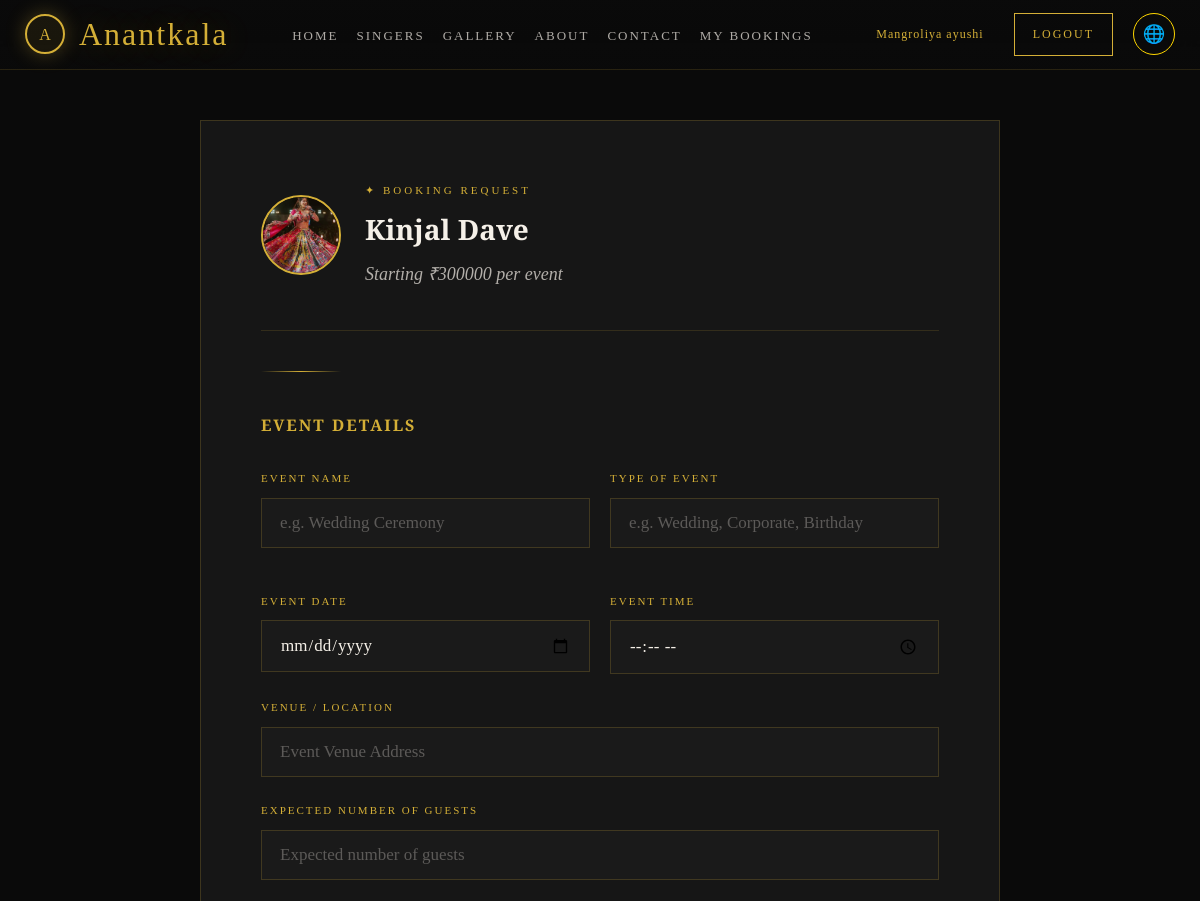
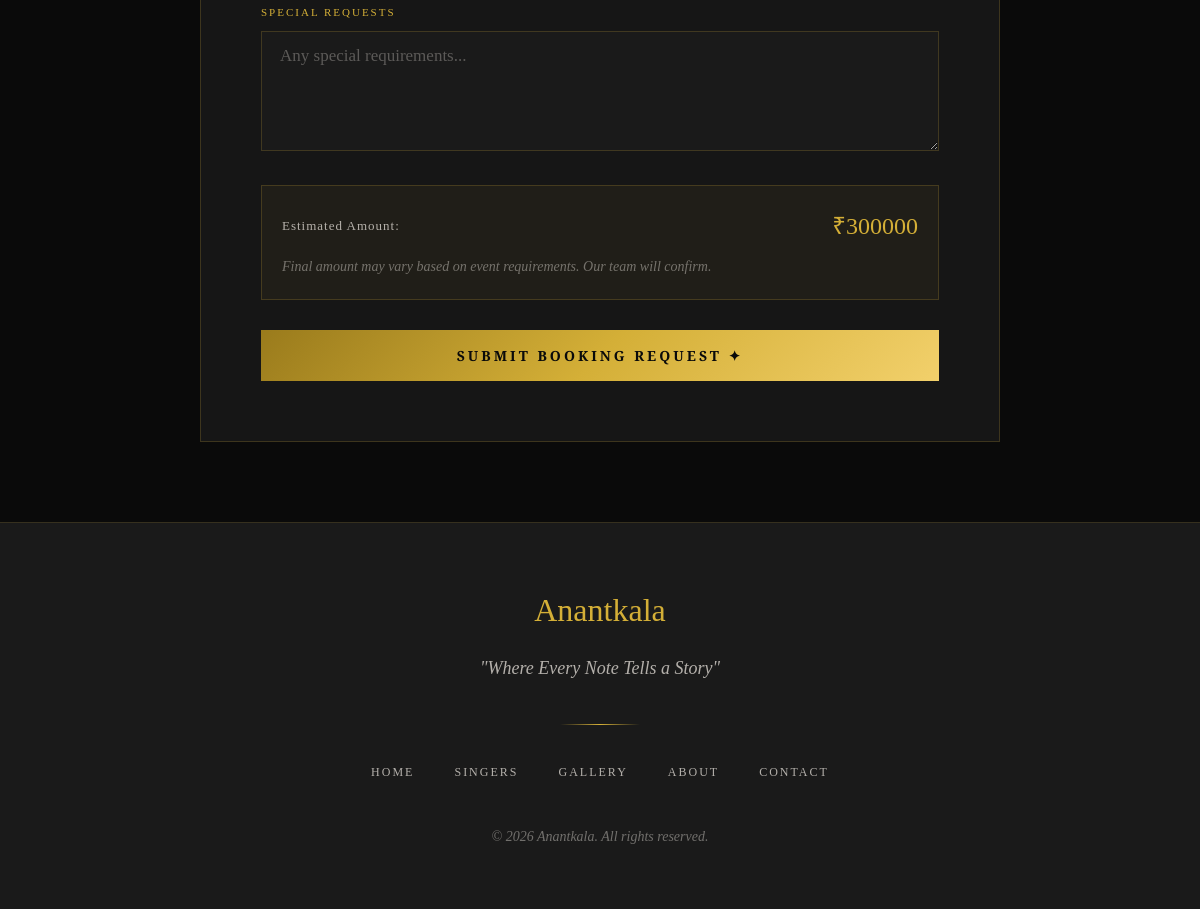
/booking/book/22/ (signed in), run on the app's committed database (2 pictures, top to bottom).
### singers/models.py (models this page shows, shortened)
class Singer(models.Model):
    user = models.OneToOneField(User, on_delete=models.CASCADE, null=True, blank=True)
    name = models.CharField(max_length=200, verbose_name="Singer Name")
    photo = models.ImageField(upload_to='singers/', verbose_name="Singer Photo")
    bio = models.TextField(verbose_name="Biography")
    genre = models.ForeignKey(Genre, on_delete=models.SET_NULL, null=True, blank=True)
    experience_years = models.IntegerField(default=0, verbose_name="Years of Experience")
    price_per_event = models.DecimalField(max_digits=10, decimal_places=2, verbose_name="Price Per Event (₹)")
    contact_email = models.EmailField(verbose_name="Contact Email")
    contact_phone = models.CharField(max_length=15, verbose_name="Contact Phone")
    instagram = models.URLField(blank=True, null=True, verbose_name="Instagram Link")
    youtube = models.URLField(blank=True, null=True, verbose_name="YouTube Link")
    is_available = models.BooleanField(default=True, verbose_name="Available for Booking")
    is_available = models.BooleanField(default=True)
    is_approved = models.BooleanField(default=False)
    featured = models.BooleanField(default=False)
    featured = models.BooleanField(default=False, verbose_name="Featured Singer")
    created_at = models.DateTimeField(auto_now_add=True)
    class Meta:
        ordering = ['-featured', 'name']

### booking/views.py (the view)
# urls.py: path('book/<int:singer_id>/', views.book_singer, name='book_singer'),
@login_required
def book_singer(request, singer_id):
    singer = get_object_or_404(
        Singer,
        pk=singer_id,
        is_available=True
    )
    if request.method == 'POST':
        form = BookingForm(request.POST)
        if form.is_valid():
            booking = form.save(commit=False)
            booking.user = request.user
            booking.singer = singer
            booking.total_amount = singer.price_per_event
            booking.save()
            messages.success(
                request,
                f'Booking request for {singer.name} submitted successfully!'
            )
            return redirect('my_bookings')
    else:
        form = BookingForm()
    return render(
        request,
        'booking/book_singer.html',
        {
            'form': form,
            'singer': singer
        }
    )

### booking/forms.py
class BookingForm(forms.ModelForm):
    class Meta:
        model = Booking
        fields = ['event_name', 'event_date', 'event_time', 'event_location',
                  'event_type', 'guests_count', 'special_requests']
        widgets = {
            'event_date': forms.DateInput(attrs={'type': 'date', 'class': 'form-control'}),
            'event_time': forms.TimeInput(attrs={'type': 'time', 'class': 'form-control'}),
            'event_name': forms.TextInput(attrs={'class': 'form-control', 'placeholder': 'e.g. Wedding Ceremony'}),
            'event_location': forms.TextInput(attrs={'class': 'form-control', 'placeholder': 'Event Venue Address'}),
            'event_type': forms.TextInput(attrs={'class': 'form-control', 'placeholder': 'e.g. Wedding, Corporate, Birthday'}),
            'guests_count': forms.NumberInput(attrs={'class': 'form-control', 'placeholder': 'Expected number of guests'}),
            'special_requests': forms.Textarea(attrs={'class': 'form-control', 'rows': 4, 'placeholder': 'Any special requirements...'}),
        }

### templates/booking/book_singer.html (shortened to what this page needs)
{% extends 'base.html' %}
{% block content %}
<div class="booking-container">
  <div class="booking-singer-header">
    <img src="{{ singer.photo.url }}" alt="{{ singer.name }}" class="booking-singer-photo">
    <div>
      <p style="font-family:var(--font-heading); font-size:11px; letter-spacing:3px; text-transform:uppercase; color:var(--gold); margin-bottom:6px;">
        ✦ Booking Request
      </p>
      <h2 style="font-family:var(--font-display); font-size:28px; color:var(--white); margin-bottom:6px;">{{ singer.name }}</h2>
      <p style="color:var(--white-dim); font-style:italic;">Starting ₹{{ singer.price_per_event|floatformat:0 }} per event</p>
    </div>
  </div>
  <div class="section-divider" style="margin:0 0 40px;"></div>
  <h3 style="font-family:var(--font-heading); font-size:16px; letter-spacing:2px; color:var(--gold); margin-bottom:30px; text-transform:uppercase;">Event Details</h3>
  <form method="post">
    <div style="display:grid; grid-template-columns:1fr 1fr; gap:20px;">
      <div class="form-group">
        <label>Event Name</label>
        {{ form.event_name }}
      </div>
      <div class="form-group">
        <label>Type of Event</label>
        {{ form.event_type }}
      </div>
      <div class="form-group">
        <label>Event Date</label>
        {{ form.event_date }}
      </div>
      <div class="form-group">
        <label>Event Time</label>
        {{ form.event_time }}
      </div>
    </div>
    <div class="form-group">
      <label>Venue / Location</label>
      {{ form.event_location }}
    </div>
    <div class="form-group">
      <label>Expected Number of Guests</label>
      {{ form.guests_count }}
    </div>
    <div class="form-group">
      <label>Special Requests</label>
      {{ form.special_requests }}
    </div>
    <div style="padding:20px; background:rgba(212,175,55,0.05); border:1px solid rgba(212,175,55,0.2); margin-bottom:30px;">
      <div style="display:flex; justify-content:space-between; align-items:center;">
        <span style="font-family:var(--font-heading); font-size:13px; letter-spacing:1px; color:var(--white-dim);">Estimated Amount:</span>
        <span style="font-family:var(--font-display); font-size:24px; color:var(--gold);">₹{{ singer.price_per_event|floatformat:0 }}</span>
      </div>
      <p style="font-size:14px; color:rgba(245,240,232,0.4); font-style:italic; margin-top:8px;">Final amount may vary based on event requirements. Our team will confirm.</p>
    </div>
    <button type="submit" class="btn-gold" style="width:100%; border:none; cursor:pointer; font-size:14px;">
      Submit Booking Request ✦
    </button>
  </form>
</div>
{% endblock %}

### templates/base.html (shortened to what this page needs)
{% load static %}
<!DOCTYPE html>
<html lang="en">
<head>
  <link rel="stylesheet" href="{% static 'css/style.css' %}">
</head>
<body>
<nav class="navbar">
  <a href="{% url 'home' %}" class="navbar-brand">
    <div class="brand-logo">A</div>
    <span class="brand-name">Anantkala</span>
  </a>
  <ul class="nav-links">
    <li><a href="{% url 'home' %}" {% if request.resolver_match.url_name == 'home' %}class="active"{% endif %}>Home</a></li>
    <li><a href="{% url 'singer_list' %}" {% if request.resolver_match.url_name == 'singer_list' %}class="active"{% endif %}>Singers</a></li>
    <li><a href="{% url 'gallery' %}">Gallery</a></li>
    <li><a href="{% url 'about' %}" {% if request.resolver_match.url_name == 'about' %}class="active"{% endif %}>About</a></li>
    <li><a href="{% url 'contact' %}" {% if request.resolver_match.url_name == 'contact' %}class="active"{% endif %}>Contact</a></li>
    {% if user.is_authenticated %}
    <li><a href="{% url 'my_bookings' %}">My Bookings</a></li>
    {% endif %}
  </ul>
  <div class="nav-buttons">
    {% if user.is_authenticated %}
      <span style="font-family:var(--font-heading);font-size:12px;letter-spacing:1px;color:var(--gold);margin-right:20px;">
        {{ user.get_full_name|default:user.username }}
      </span>
      <a href="{% url 'account_logout' %}" class="btn-nav">Logout</a>
    {% else %}
    <a href="{% url 'account_login' %}" class="btn-nav">Login</a>
<a href="{% url 'singer_login' %}" class="btn-nav" style="margin-left:8px;background:transparent;border:1px solid gold;color:gold;">
  Singer Login
</a>
{% endif %}
<div class="language-dropdown">
    <button type="button" class="lang-btn">🌐</button>
</div>
  </div>
</nav>
{% block content %}{% endblock %}
<footer class="footer">
  <div class="footer-logo">Anantkala</div>
  <p class="footer-tagline">"Where Every Note Tells a Story"</p>
  <div class="footer-divider"></div>
  <ul class="footer-links">
    <li><a href="{% url 'home' %}">Home</a></li>
    <li><a href="{% url 'singer_list' %}">Singers</a></li>
    <li><a href="{% url 'gallery' %}">Gallery</a></li>
    <li><a href="{% url 'about' %}">About</a></li>
    <li><a href="{% url 'contact' %}">Contact</a></li>
  </ul>
  <p class="footer-copy">&copy; 2026 Anantkala. All rights reserved.</p>
</footer>
</body>
</html>

### data on the page
Singer: photo (picture), name "Kinjal Dave", price_per_event "300000"

### other printed values
{{ user.get_full_name|default:user.username }} "Mangroliya ayushi"
